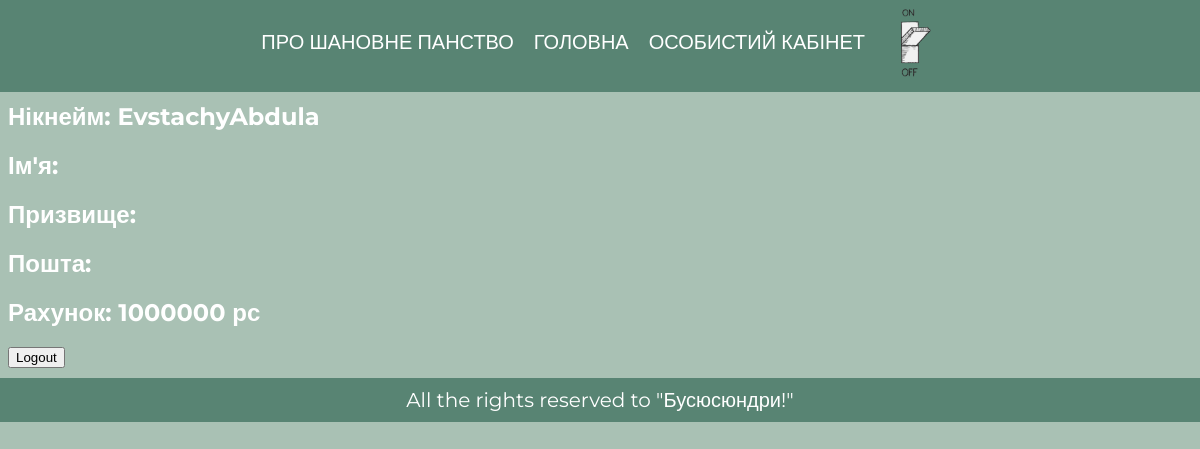
The page /profile (signed in) on the database as committed earlier.
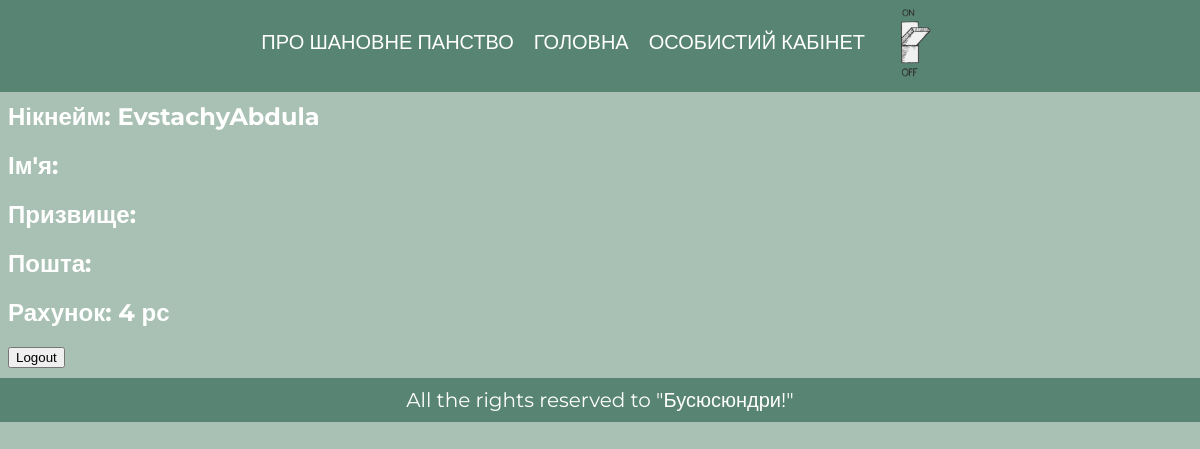
The same page on the database as committed later.
### app/models.py (models this page shows)
class User(AbstractUser):
    money = models.IntegerField('Респани', blank=True, default=0)
    profession = models.CharField('професія', blank=False, max_length=50, default="Шановний Пан")
    date_birth = models.DateTimeField(blank=True, null=True, verbose_name="День народження")

### app/views.py (the view)
# urls.py: path('profile', views.profile, name='Profile')
@login_required
def profile(request):
  return render(request, 'app/profile.html')

### app/templates/app/profile.html (shortened to what this page needs)
{% extends 'app/base.html' %}
{% load static %}
{% block main %}
  <h2>Нікнейм: {{ user.username }}</h2>
  <h2>Ім'я: {{ user.first_name }}</h2>
  <h2>Призвище: {{ user.last_name }}</h2>
  <h2>Пошта: {{ user.email }}</h2>
  <h2>Рахунок: {{ user.money }} рс</h2>
  <button onclick="location.href='{% url 'logout' %}?next=/profile'">Logout</button>
{% endblock %}
{% block footer %}
All the rights reserved to "Бусюсюндри!"
{% endblock %}

Rows that differ between the two databases and show on the page:
changed User "EvstachyAbdula": money "1000000" → "4"
